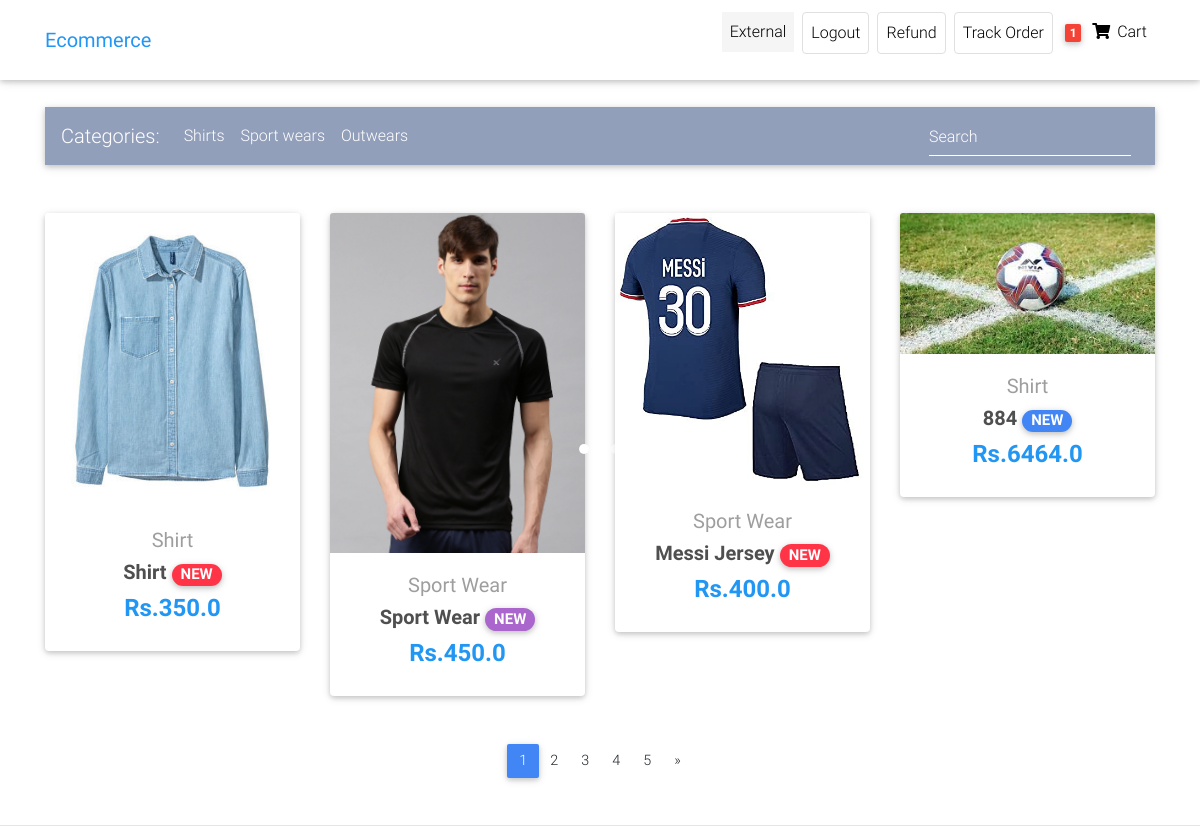
The page / (signed in) on the database its author committed.
### front/models.py (models this page shows, shortened)
class Customer(AbstractUser):#Users is customer here
    phone=models.CharField(max_length=12,default="")
    gender=models.CharField(max_length=15,default="")
    user_address=models.CharField(max_length=50,default="")

class Order(models.Model):
    user=models.ForeignKey(Customer,on_delete=models.CASCADE)
    ref_code=models.CharField(max_length=20,blank=True,null=True)
    items=models.ManyToManyField(OrderItem)
    start_date = models.DateTimeField(auto_now_add=True)
    ordered_date=models.DateField()
    ordered=models.BooleanField(default=False)#it check whether has been ordered or not
    billing_address=models.ForeignKey('Address',related_name='billing_address',on_delete=models.SET_NULL,blank=True,null=True)
    shipping_address=models.ForeignKey('Address',related_name='shipping_address',on_delete=models.SET_NULL,blank=True,null=True)
    payment_detail=models.ForeignKey('Payments',on_delete=models.SET_NULL,blank=True,null=True)
    coupon=models.ForeignKey('Coupon',on_delete=models.SET_NULL,blank=True,null=True)
    being_delivered=models.BooleanField(default=False)#deliver hogaya
    received=models.BooleanField(default=False)#order hmne receive karliya
    order_status=models.CharField(choices=status,max_length=10,default='Pe')
    refund_requested=models.BooleanField(default=False)
    refund_granted=models.BooleanField(default=False)

class Item(models.Model):
    upload_path = 'Images'
    title=models.CharField(max_length=50)
    price=models.FloatField()
    discount_price=models.FloatField(blank=True,null=True)
    category=models.CharField(choices=CATEGORY_CHOICES,max_length=2)
    label=models.CharField(choices=LABEL_CHOICES,max_length=1)
    slug=models.SlugField(blank=True)
    description=models.TextField()
    image=models.ImageField(upload_to=upload_path,null=True,blank=True)
    def get_absolute_url(self):
        return reverse("product", kwargs={"slug": self.slug})

### front/views.py (the view)
# urls.py: path('', HomeView.as_view(),name="home"),
class HomeView(ListView):
    model=Item
    ordering=['id']
    paginate_by=4
    template_name='Ecommerce/home-page.html'

### front/templatetags/cart_template_tags.py (called while the page is built)
@register.filter
def cart_item_count(user):
    if user.is_authenticated:
        qs=Order.objects.filter(user=user,ordered=False)
        if qs.exists():
            return qs[0].items.count()
    return 0

### front/templates/Ecommerce/home-page.html (shortened to what this page needs)
<!DOCTYPE html>
{% load static %}
{% load cart_template_tags %}
<html lang="en">
<head>
  {% block head %}
  <link rel="stylesheet" href="https://use.fontawesome.com/releases/v5.11.2/css/all.css">
  <link href="{% static 'css/bootstrap.min.css' %}" rel="stylesheet">
  <link href="{% static 'css/mdb.min.css' %}" rel="stylesheet">
  <link href="{% static 'static' %}" rel="stylesheet">
  {% endblock head %}
</head>
<body>
{% block body %}
 <nav class="navbar fixed-top navbar-expand-lg navbar-light white scrolling-navbar">
    <div class="container">
      <a class="navbar-brand waves-effect" href="/" >
        <strong class="blue-text">Ecommerce</strong>
      </a>
      <div class="collapse navbar-collapse" id="navbarSupportedContent">
        <ul class="navbar-nav nav-flex-icons">
          {% if request.user.is_authenticated %}
          <li class="nav-item mx-1">
            <p class="nav-link  "
            style="background-color:whitesmoke;"
             >
              {{request.user.first_name}}
          </p>
          </li>
          <li class="nav-item mx-1">
            <a href="{% url 'account_logout' %}" class="nav-link border border-light rounded waves-effect"
             >
              Logout
            </a>
          </li>
          <li class="nav-item mx-1">
            <a href="{% url 'request-refund' %}" class="nav-link border border-light rounded waves-effect"
             >
              Refund
            </a>
          </li>
          <li class="nav-item mx-1">
            <a href="{% url 'track-order' %}" class="nav-link border border-light rounded waves-effect"
            >
              Track Order
            </a>
          </li>
          {% endif %}
          {% if user.is_authenticated %}
          <li class="nav-item">
            <a href="{% url 'order-summary' %}" class="nav-link waves-effect">
              <span class="badge red z-depth-1 mr-1"> {{request.user|cart_item_count}} </span>
              <i class="fas fa-shopping-cart"></i>
              <span class="clearfix d-none d-sm-inline-block"> Cart </span>
            </a>
          </li>
          {% endif %}
        </ul>
      </div>
    </div>
  </nav>
  <div id="carousel-example-1z" class="carousel slide carousel-fade pt-4" data-ride="carousel">
    <ol class="carousel-indicators">
      <li data-target="#carousel-example-1z" data-slide-to="0" class="active"></li>
      <li data-target="#carousel-example-1z" data-slide-to="1"></li>
      <li data-target="#carousel-example-1z" data-slide-to="2"></li>
    </ol>
  <main>
    <div class="container " style="margin-top: 83px;">
      <nav class="navbar navbar-expand-lg navbar-dark mdb-color lighten-3  mb-5">
        <span class="navbar-brand">Categories:</span>
        <div class="collapse navbar-collapse" id="basicExampleNav">
          <ul class="navbar-nav mr-auto">
            <li class="nav-item">
              <a class="nav-link" href="{% url 'filter-shirt' 'shirt' %}">Shirts</a>
            </li>
            <li class="nav-item">
              <a class="nav-link" href="{% url 'filter-sport' 'sport-wear' %}">Sport wears</a>
            </li>
            <li class="nav-item">
              <a class="nav-link" href="{% url 'filter-outwear' 'out-wear' %}">Outwears</a>
            </li>
          </ul>
          <form class="form-inline" method="GET" action="{% url 'search' %}">
            <div class="md-form my-0">
              <input class="form-control mr-sm-2" type="text" name="data" placeholder="Search" aria-label="Search">
            </div>
          </form>
        </div>
      </nav>
      <section class="text-center mb-4">
        {% if object_list %}
        <div class="row wow fadeIn">
        {% for item in object_list %}
          <div class="col-lg-3 col-md-6 mb-4">
            <div class="card">
              <div class="view overlay">
                <img src="{{item.image.url}}" class="card-img-top"
                  alt="">
              </div>
              <div class="card-body text-center">
                <a href="{{item.get_absolute_url}}" class="grey-text">
                  <h5>{{item.get_category_display}}</h5>
                </a>
                <h5>
                  <strong>
                    <a href="{{item.get_absolute_url}}" class="dark-grey-text">{{item.title}}
                      <span class="badge badge-pill {{item.get_label_display}}-color">NEW</span>
                    </a>
                  </strong>
                </h5>
                {% if item.discount_price %}
                <h4 class="font-weight-bold blue-text">
                  <strong>Rs.{{item.discount_price}}</strong>
                </h4>
                {% else %}<h4 class="font-weight-bold blue-text">
                  <strong>Rs.{{item.price}}</strong>
                </h4>{% endif %}
              </div>
            </div>
          </div>
          {% endfor %}
        </div>
{% else %}<h5>No Result Found</h5>{% endif %}
      </section>
      {% if is_paginated %}
      <nav class="d-flex justify-content-center wow fadeIn">
        <ul class="pagination pg-blue">
          <li class="page-item active">
            <a class="page-link" href="#">1
            </a>
          </li>
          <li class="page-item">
            <a class="page-link" href="#">2</a>
          </li>
          <li class="page-item">
            <a class="page-link" href="#">3</a>
          </li>
          <li class="page-item">
            <a class="page-link" href="#">4</a>
          </li>
          <li class="page-item">
            <a class="page-link" href="#">5</a>
          </li>
          {% if page_obj.has_next %}
          <li class="page-item">
            <a class="page-link" href="?page={{page_obj.next_page_number}}" aria-label="Next">
              <span aria-hidden="true">&raquo;</span>
            </a>
          </li>
          {% endif %}
        </ul>
      </nav>
      {% endif %}
    </div>
  </main>
  {% endblock body %}
</body>
</html>

### front/templates/Ecommerce/home-page.html (style rules this page uses)
html, body, header, .carousel { height: 60vh; }

### rows shown on the page
Customer: user.first_name "External", user|cart_item_count "1"
Item: image (picture), category "Shirt", title "Shirt", discount_price "350.0"
Item: image (picture), category "Sport Wear", title "Sport Wear", discount_price "450.0"
Item: image (picture), category "Sport Wear", title "Messi Jersey", price "400.0"
Item: image (picture), category "Shirt", title "884", price "6464.0"
